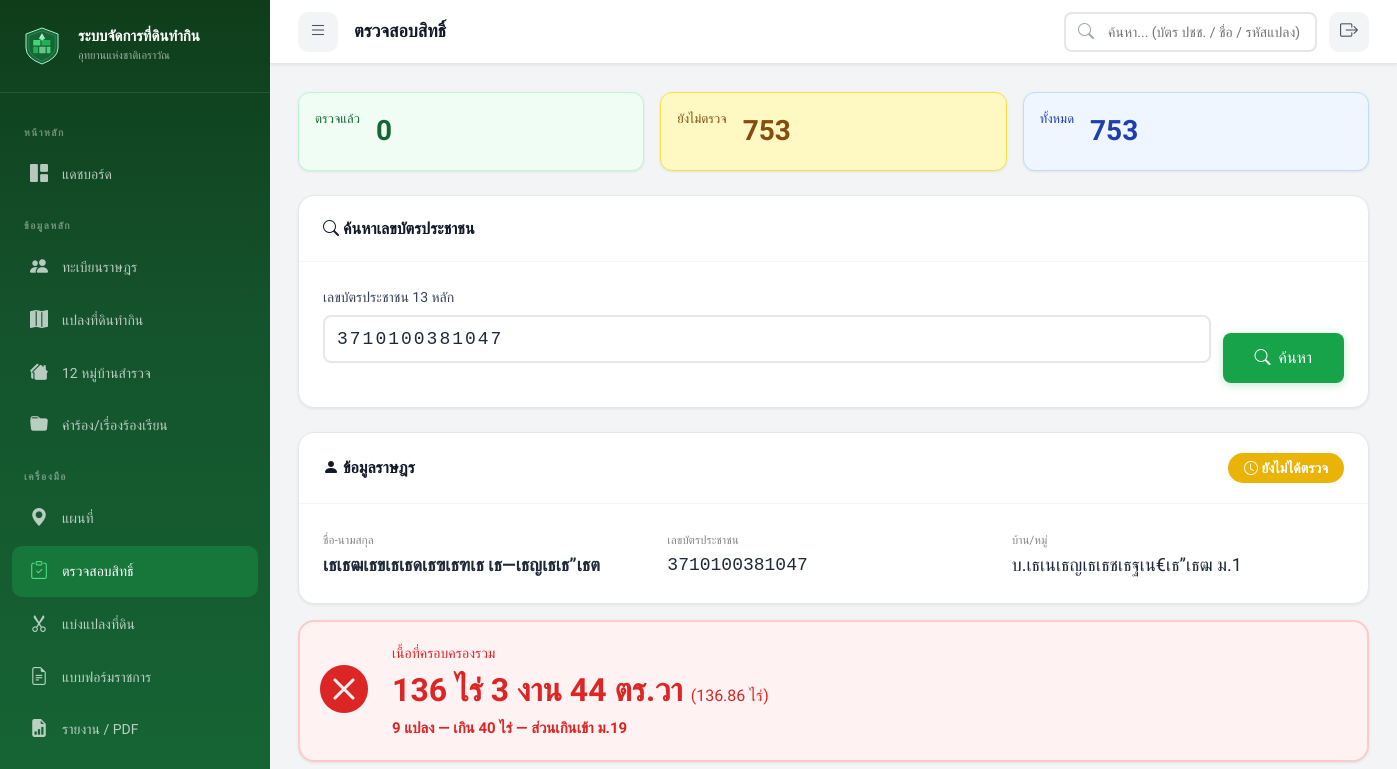
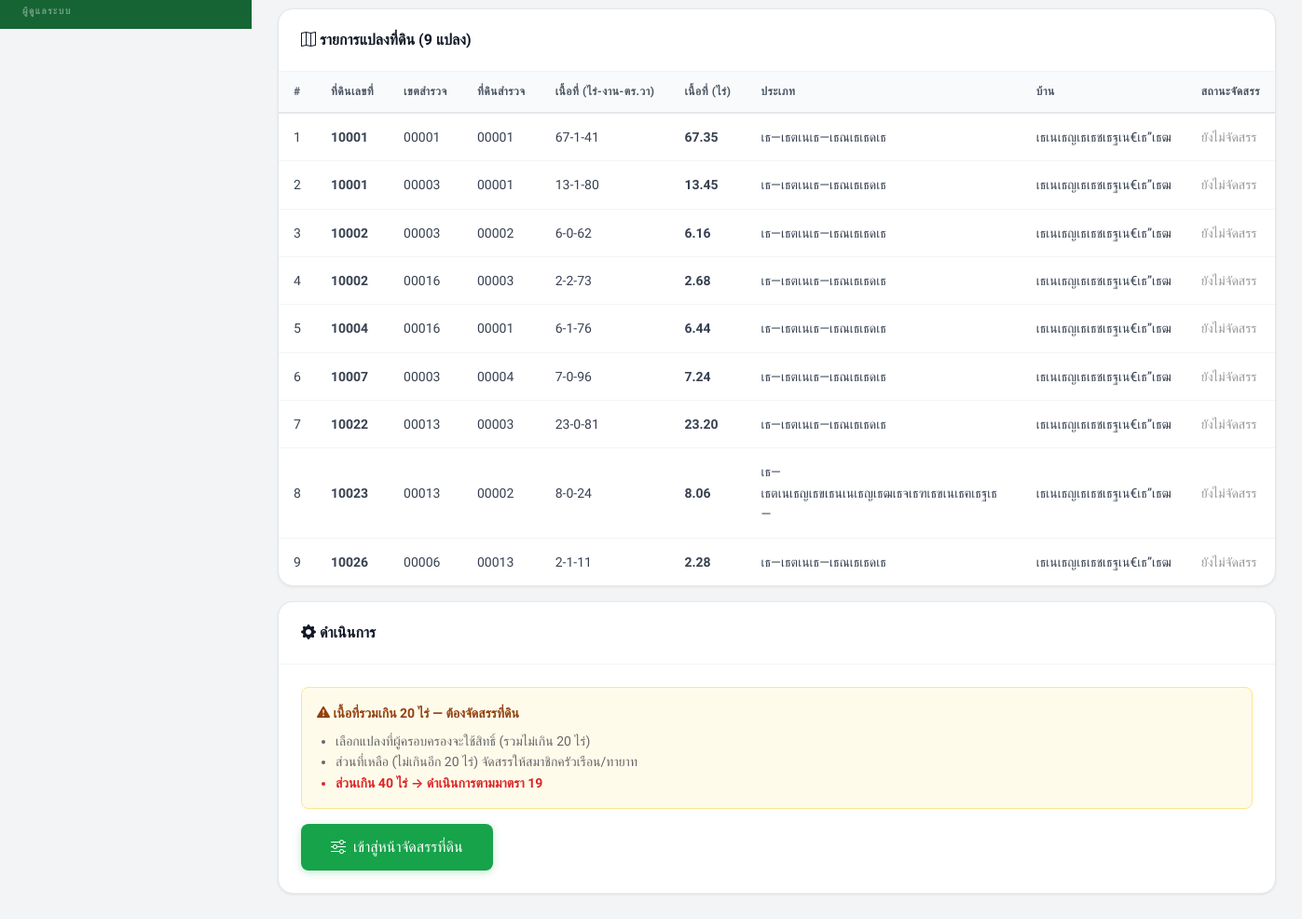
Screenshot of /index.php?page=verification&id_card=3710100381047 (signed in) with the database file from the repository (2 pictures, top to bottom).
### tables this page shows
CREATE TABLE `villagers` (
  `villager_id` int(11) NOT NULL AUTO_INCREMENT,
  `id_card_number` varchar(13) NOT NULL,
  `prefix` varchar(20) DEFAULT NULL,
  `first_name` varchar(100) NOT NULL,
  `last_name` varchar(100) NOT NULL,
  `birth_date` date DEFAULT NULL,
  `phone` varchar(15) DEFAULT NULL,
  `address` text DEFAULT NULL,
  `village_no` varchar(10) DEFAULT NULL,
  `village_name` varchar(100) DEFAULT NULL,
  `sub_district` varchar(100) DEFAULT NULL,
  `district` varchar(100) DEFAULT NULL,
  `province` varchar(100) DEFAULT NULL,
  `photo_path` varchar(500) DEFAULT NULL,
  `notes` text DEFAULT NULL,
  `qualification_status` enum('pending','passed','failed') DEFAULT 'pending',
  `qual_thai_nationality` tinyint(1) DEFAULT 1,
  `qual_continuous_residence` tinyint(1) DEFAULT 1,
  `qual_no_other_land` tinyint(1) DEFAULT 1,
  `qual_no_court_order` tinyint(1) DEFAULT 1,
  `qual_no_forest_crime` tinyint(1) DEFAULT 1,
  `qual_no_revoked_rights` tinyint(1) DEFAULT 1,
  `qualification_date` date DEFAULT NULL,
  `qualification_notes` text DEFAULT NULL,
  `created_by` int(11) DEFAULT NULL,
  `created_at` datetime DEFAULT current_timestamp(),
  `updated_at` datetime DEFAULT current_timestamp() ON UPDATE current_timestamp(),
  `verification_status` enum('pending','verified') DEFAULT 'pending',
  `verified_at` datetime DEFAULT NULL,
  `verified_by` int(11) DEFAULT NULL,
  PRIMARY KEY (`villager_id`),
  UNIQUE KEY `id_card_number` (`id_card_number`),
  KEY `created_by` (`created_by`),
  KEY `idx_id_card` (`id_card_number`),
  KEY `idx_name` (`first_name`,`last_name`),
  KEY `idx_village` (`village_name`),
  CONSTRAINT `villagers_ibfk_1` FOREIGN KEY (`created_by`) REFERENCES `users` (`user_id`) ON DELETE SET NULL
);

CREATE TABLE `land_plots` (
  `plot_id` int(11) NOT NULL AUTO_INCREMENT,
  `parent_plot_id` int(11) DEFAULT NULL,
  `allocation_type` varchar(20) DEFAULT NULL,
  `plot_code` varchar(50) NOT NULL,
  `villager_id` int(11) NOT NULL,
  `park_name` varchar(100) DEFAULT NULL,
  `zone` varchar(50) DEFAULT NULL,
  `area_rai` decimal(10,2) DEFAULT 0.00,
  `area_ngan` decimal(10,2) DEFAULT 0.00,
  `area_sqwa` decimal(10,2) DEFAULT 0.00,
  `land_use_type` enum('agriculture','residential','garden','livestock','mixed','other') DEFAULT 'agriculture',
  `crop_type` varchar(200) DEFAULT NULL,
  `latitude` decimal(10,7) DEFAULT NULL,
  `longitude` decimal(10,7) DEFAULT NULL,
  `polygon_coords` longtext DEFAULT NULL CHECK (json_valid(`polygon_coords`)),
  `occupation_since` year(4) DEFAULT NULL,
  `has_document` tinyint(1) DEFAULT 0,
  `document_type` varchar(50) DEFAULT NULL,
  `status` enum('surveyed','pending_review','temporary_permit','must_relocate','disputed') DEFAULT 'pending_review',
  `survey_date` date DEFAULT NULL,
  `surveyed_by` int(11) DEFAULT NULL,
  `plot_image_path` varchar(500) DEFAULT NULL,
  `notes` text DEFAULT NULL,
  `remark_risk` enum('not_risky','risky','risky_case','not_risky_case') DEFAULT 'not_risky',
  `watershed_class` varchar(20) DEFAULT NULL,
  `created_at` datetime DEFAULT current_timestamp(),
  `updated_at` datetime DEFAULT current_timestamp() ON UPDATE current_timestamp(),
  `code_dnp` varchar(10) DEFAULT NULL COMMENT 'เธฃเธซเธฑเธชเธเนเธฒเธญเธเธธเธฃเธฑเธเธฉเน',
  `apar_code` varchar(20) DEFAULT NULL COMMENT 'เธฃเธซเธฑเธชเนเธเธฅเธเธ—เธตเนเธเธฃเธดเธซเธฒเธฃเนเธฅเนเธง',
  `apar_no` varchar(10) DEFAULT NULL COMMENT 'เธซเธกเธฒเธขเน€เธฅเธเน€เธเธ•เนเธเธฃเธเธเธฒเธฃเธฏ',
  `num_apar` varchar(20) DEFAULT NULL COMMENT 'เธ—เธตเนเธ”เธดเธเน€เธฅเธเธ—เธตเน',
  `spar_code` varchar(20) DEFAULT NULL COMMENT 'เธฃเธซเธฑเธชเธ—เธตเนเธ”เธดเธเธชเธณเธฃเธงเธ',
  `ban_e` varchar(10) DEFAULT NULL COMMENT 'เธเธทเนเธญเธขเนเธญเธซเธกเธนเนเธเนเธฒเธเธ เธฒเธฉเธฒเธญเธฑเธเธเธคเธฉ (3 เธ•เธฑเธงเธญเธฑเธเธฉเธฃ)',
  `perimeter` decimal(10,3) DEFAULT NULL COMMENT 'เธฃเธฐเธขเธฐเธฃเธญเธเนเธเธฅเธ (เน€เธกเธ•เธฃ)',
  `ban_type` tinyint(4) DEFAULT NULL COMMENT 'เธฅเธฑเธเธฉเธ“เธฐเธซเธกเธนเนเธเนเธฒเธ (1=เนเธเน€เธเธ•, 2=เธเธญเธเน€เธเธ•เธ—เธณเธเธดเธเนเธ, 3=เธเธฒเธเน€เธเธตเนเธขเธง)',
  `num_spar` varchar(50) DEFAULT NULL COMMENT 'เน€เธฅเธเธ—เธตเนเนเธเธฅเธเธชเธณเธฃเธงเธ',
  `spar_no` varchar(10) DEFAULT NULL COMMENT 'เธฅเธณเธ”เธฑเธเธชเธณเธฃเธงเธ',
  `par_ban` varchar(50) DEFAULT NULL COMMENT 'เธเธทเนเธญเธเนเธฒเธ (เธ—เธตเนเธ•เธฑเนเธเนเธเธฅเธ)',
  `par_moo` varchar(5) DEFAULT NULL COMMENT 'เธซเธกเน (เนเธเธฅเธ)',
  `par_tam` varchar(50) DEFAULT NULL COMMENT 'เธ•เธณเธเธฅ (เนเธเธฅเธ)',
  `par_amp` varchar(50) DEFAULT NULL COMMENT 'เธญเธณเน€เธ เธญ (เนเธเธฅเธ)',
  `par_prov` varchar(50) DEFAULT NULL COMMENT 'เธเธฑเธเธซเธงเธฑเธ” (เนเธเธฅเธ)',
  `ptype` varchar(100) DEFAULT NULL COMMENT 'เธเธฃเธฐเน€เธ เธ—เธ—เธตเนเธ”เธดเธ',
  `target_fid` int(11) DEFAULT NULL COMMENT 'TARGET_FID เธญเนเธฒเธเธญเธดเธ Shapefile',
  `data_issues` text DEFAULT NULL COMMENT 'เธเธฑเธซเธฒเธเนเธญเธกเธฅเธ—เธตเนเธเธเธเธฒเธเธเธฒเธฃเธ•เธฃเธงเธเธชเธญเธ',
  PRIMARY KEY (`plot_id`),
  UNIQUE KEY `plot_code` (`plot_code`),
  KEY `surveyed_by` (`surveyed_by`),
  KEY `idx_plot_code` (`plot_code`),
  KEY `idx_villager` (`villager_id`),
  KEY `idx_status` (`status`),
  KEY `idx_coords` (`latitude`,`longitude`),
  KEY `idx_park` (`park_name`),
  KEY `idx_zone` (`zone`),
  KEY `idx_parent_plot` (`parent_plot_id`),
  CONSTRAINT `land_plots_ibfk_1` FOREIGN KEY (`villager_id`) REFERENCES `villagers` (`villager_id`) ON DELETE CASCADE,
  CONSTRAINT `land_plots_ibfk_2` FOREIGN KEY (`surveyed_by`) REFERENCES `users` (`user_id`) ON DELETE SET NULL
);

### views/verification/index.php (the view, shortened to what the rows shown need)
<?php
require_once __DIR__ . '/../../controllers/VerificationController.php';
$searchResult = null;
$searchIdCard = $_GET['id_card'] ?? '';
if ($searchIdCard) {
    $searchResult = VerificationController::searchByIdCard($searchIdCard);
}
?>
<?php if ($searchIdCard && !$searchResult): ?>
    <div class="card" style="border:2px solid #fca5a5;">
        <div class="card-body" style="text-align:center; padding:40px;">
            <i class="bi bi-person-x" style="font-size:48px; color:#dc2626;"></i>
            <h3 style="margin-top:12px; color:#dc2626;">ไม่พบข้อมูลราษฎร</h3>
            <p style="color:#666;">เลขบัตรประชาชน <strong style="font-family:monospace;"><?= htmlspecialchars($searchIdCard) ?></strong> ไม่มีในฐานข้อมูล</p>
        </div>
    </div>
<?php elseif ($searchResult): ?>
    <?php
    $v = $searchResult;
    $plots = $v['plots'];
    $area = $v['area_summary'];
    $fullName = ($v['prefix'] ?? '') . ($v['first_name'] ?? '') . ' ' . ($v['last_name'] ?? '');
    $isVerified = ($v['verification_status'] ?? 'pending') === 'verified';
    $parBan = $plots[0]['par_ban'] ?? '-';
    $parMoo = $plots[0]['par_moo'] ?? '-';
    ?>
    <div class="card" style="margin-bottom:16px; <?= $isVerified ? 'border:2px solid #22c55e;' : '' ?>">
        <div class="card-header" style="display:flex; justify-content:space-between; align-items:center;">
            <h3><i class="bi bi-person-fill"></i> ข้อมูลราษฎร</h3>
            <?php if ($isVerified): ?>
                <span style="background:#22c55e; color:#fff; padding:4px 16px; border-radius:20px; font-weight:600;">
                    <i class="bi bi-check-circle"></i> ตรวจสอบแล้ว
                </span>
            <?php else: ?>
                <span style="background:#eab308; color:#fff; padding:4px 16px; border-radius:20px; font-weight:600;">
                    <i class="bi bi-clock"></i> ยังไม่ได้ตรวจ
                </span>
            <?php endif; ?>
        </div>
        <div class="card-body">
            <div style="display:grid; grid-template-columns: 1fr 1fr 1fr; gap:12px;">
                <div>
                    <small style="color:#888;">ชื่อ-นามสกุล</small>
                    <div style="font-size:18px; font-weight:600;"><?= htmlspecialchars($fullName) ?></div>
                </div>
                <div>
                    <small style="color:#888;">เลขบัตรประชาชน</small>
                    <div style="font-size:18px; font-family:monospace;"><?= htmlspecialchars($v['id_card_number']) ?></div>
                </div>
                <div>
                    <small style="color:#888;">บ้าน/หมู่</small>
                    <div style="font-size:18px;">บ.<?= htmlspecialchars($parBan) ?> ม.<?= htmlspecialchars($parMoo) ?></div>
                </div>
            </div>
        </div>
    </div>
    <?php
    $statusColor = match($area['status']) {
        'within_20' => '#166534',
        'over_20' => '#b45309',
        'over_40' => '#dc2626',
    };
    $statusBg = match($area['status']) {
        'within_20' => '#f0fdf4',
        'over_20' => '#fffbeb',
        'over_40' => '#fef2f2',
    };
    $statusBorder = match($area['status']) {
        'within_20' => '#bbf7d0',
        'over_20' => '#fde68a',
        'over_40' => '#fecaca',
    };
    $statusIcon = match($area['status']) {
        'within_20' => 'bi-check-circle-fill',
        'over_20' => 'bi-exclamation-triangle-fill',
        'over_40' => 'bi-x-circle-fill',
    };
    ?>
    <div class="card" style="margin-bottom:16px; background:<?= $statusBg ?>; border:2px solid <?= $statusBorder ?>;">
        <div class="card-body" style="display:flex; align-items:center; gap:24px; padding:20px;">
            <i class="bi <?= $statusIcon ?>" style="font-size:48px; color:<?= $statusColor ?>;"></i>
            <div style="flex:1;">
                <div style="font-size:14px; color:<?= $statusColor ?>;">เนื้อที่ครอบครองรวม</div>
                <div style="font-size:32px; font-weight:700; color:<?= $statusColor ?>;">
                    <?= $area['rai'] ?> ไร่ <?= $area['ngan'] ?> งาน <?= $area['sqwa'] ?> ตร.วา
                    <small style="font-size:16px; font-weight:400;">(<?= number_format($area['total_in_rai'], 2) ?> ไร่)</small>
                </div>
                <div style="font-size:15px; color:<?= $statusColor ?>; font-weight:600;">
                    <?= $area['plot_count'] ?> แปลง — <?= $area['status_label'] ?>
                </div>
            </div>
        </div>
    </div>
    <div class="card" style="margin-bottom:16px;">
        <div class="card-header">
            <h3><i class="bi bi-map"></i> รายการแปลงที่ดิน (<?= count($plots) ?> แปลง)</h3>
        </div>
        <div class="card-body" style="padding:0;">
            <table class="data-table" style="width:100%;">
                <thead>
                    <tr>
                        <th>#</th>
                        <th>ที่ดินเลขที่</th>
                        <th>เขตสำรวจ</th>
                        <th>ที่ดินสำรวจ</th>
                        <th>เนื้อที่ (ไร่-งาน-ตร.วา)</th>
                        <th>เนื้อที่ (ไร่)</th>
                        <th>ประเภท</th>
                        <th>บ้าน</th>
                        <th>สถานะจัดสรร</th>
                    </tr>
                </thead>
                <tbody>
                    <?php foreach ($plots as $i => $p): ?>
                        <?php $plotRai = VerificationController::toRai((int)$p['area_rai'], (int)$p['area_ngan'], (int)$p['area_sqwa']); ?>
                        <tr>
                            <td><?= $i + 1 ?></td>
                            <td style="font-weight:600;"><?= htmlspecialchars($p['num_apar'] ?? '-') ?></td>
                            <td><?= htmlspecialchars($p['spar_no'] ?? '-') ?></td>
                            <td><?= htmlspecialchars($p['num_spar'] ?? '-') ?></td>
                            <td><?= (int)$p['area_rai'] ?>-<?= (int)$p['area_ngan'] ?>-<?= (int)$p['area_sqwa'] ?></td>
                            <td style="font-weight:600;"><?= number_format($plotRai, 2) ?></td>
                            <td><?= htmlspecialchars($p['ptype'] ?? '-') ?></td>
                            <td><?= htmlspecialchars($p['par_ban'] ?? '-') ?></td>
                            <td>
                                <?php
                                $atype = $p['allocation_type'] ?? 'unallocated';
                                $atypeLabel = match($atype) {
                                    'owner' => '<span style="color:#166534;">✓ ผู้ครอบครอง</span>',
                                    'heir' => '<span style="color:#2563eb;">→ ทายาท</span>',
                                    'section19' => '<span style="color:#dc2626;">ม.19</span>',
                                    default => '<span style="color:#999;">ยังไม่จัดสรร</span>',
                                };
                                echo $atypeLabel;
                                ?>
                            </td>
                        </tr>
                    <?php endforeach; ?>
                </tbody>
            </table>
        </div>
    </div>
    <?php if (!$isVerified): ?>
    <div class="card">
        <div class="card-header">
            <h3><i class="bi bi-gear-fill"></i> ดำเนินการ</h3>
        </div>
        <div class="card-body">
            <?php if ($area['status'] === 'within_20'): ?>
                <div style="background:#f0fdf4; border:1px solid #bbf7d0; border-radius:8px; padding:16px; margin-bottom:16px;">
                    <p style="color:#166534; font-weight:600; margin-bottom:8px;">
                        <i class="bi bi-check-circle-fill"></i> เนื้อที่รวมไม่เกิน 20 ไร่ — สามารถยืนยันสิทธิ์ได้ทันที
                    </p>
                    <p style="color:#666; font-size:14px;">เมื่อกดยืนยัน ระบบจะบันทึกว่าราษฎรผ่านการตรวจสอบ และสามารถพิมพ์หนังสือรับรองตนเองได้</p>
                </div>
                <form method="POST" action="index.php?page=verification&action=verify_simple" style="display:flex; gap:12px;">
                    <input type="hidden" name="csrf_token" value="<?= $_SESSION['csrf_token'] ?? '' ?>">
                    <input type="hidden" name="villager_id" value="<?= $v['villager_id'] ?>">
                    <button type="submit" class="btn btn-primary" style="padding:12px 32px; font-size:16px;">
                        <i class="bi bi-check-lg"></i> ยืนยันสิทธิ์ — ออกหนังสือรับรอง
                    </button>
                </form>
            <?php else: ?>
                <div style="background:#fffbeb; border:1px solid #fde68a; border-radius:8px; padding:16px; margin-bottom:16px;">
                    <p style="color:#92400e; font-weight:600; margin-bottom:8px;">
                        <i class="bi bi-exclamation-triangle-fill"></i>
                        เนื้อที่รวมเกิน 20 ไร่ — ต้องจัดสรรที่ดิน
                    </p>
                    <ul style="color:#666; font-size:14px; margin:0; padding-left:20px;">
                        <li>เลือกแปลงที่ผู้ครอบครองจะใช้สิทธิ์ (รวมไม่เกิน 20 ไร่)</li>
                        <li>ส่วนที่เหลือ (ไม่เกินอีก 20 ไร่) จัดสรรให้สมาชิกครัวเรือน/ทายาท</li>
                        <?php if ($area['status'] === 'over_40'): ?>
                            <li style="color:#dc2626; font-weight:600;">ส่วนเกิน 40 ไร่ → ดำเนินการตามมาตรา 19</li>
                        <?php endif; ?>
                    </ul>
                </div>
                <a href="index.php?page=verification&action=process&id=<?= $v['villager_id'] ?>"
                   class="btn btn-primary" style="padding:12px 32px; font-size:16px; text-decoration:none;">
                    <i class="bi bi-sliders"></i> เข้าสู่หน้าจัดสรรที่ดิน
                </a>
            <?php endif; ?>
        </div>
    </div>
    <?php endif; ?>
<?php endif; ?>

### rows the page displays
villagers: fullName "เธเธฒเธขเธเธดเธฃเธฑเธ เธ—เธญเธเธ”เธต", id_card_number "3710100381047"
land_plots: par_ban "เธเนเธญเธเธชเธฐเน€เธ”เธฒ", par_moo "1", num_apar "10001", spar_no "00001", num_spar "00001", area_rai "67", area_ngan "1", area_sqwa "41", plotRai "67.35", ptype "เธ—เธตเนเธ—เธณเธเธดเธ", allocation_type "ยังไม่จัดสรร"
land_plots: num_apar "10001", spar_no "00003", num_spar "00001", area_rai "13", area_ngan "1", area_sqwa "80", plotRai "13.45", ptype "เธ—เธตเนเธ—เธณเธเธดเธ", par_ban "เธเนเธญเธเธชเธฐเน€เธ”เธฒ", allocation_type "ยังไม่จัดสรร"
land_plots: num_apar "10002", spar_no "00003", num_spar "00002", area_rai "6", area_ngan "0", area_sqwa "62", plotRai "6.16", ptype "เธ—เธตเนเธ—เธณเธเธดเธ", par_ban "เธเนเธญเธเธชเธฐเน€เธ”เธฒ", allocation_type "ยังไม่จัดสรร"
land_plots: num_apar "10002", spar_no "00016", num_spar "00003", area_rai "2", area_ngan "2", area_sqwa "73", plotRai "2.68", ptype "เธ—เธตเนเธ—เธณเธเธดเธ", par_ban "เธเนเธญเธเธชเธฐเน€เธ”เธฒ", allocation_type "ยังไม่จัดสรร"
land_plots: num_apar "10004", spar_no "00016", num_spar "00001", area_rai "6", area_ngan "1", area_sqwa "76", plotRai "6.44", ptype "เธ—เธตเนเธ—เธณเธเธดเธ", par_ban "เธเนเธญเธเธชเธฐเน€เธ”เธฒ", allocation_type "ยังไม่จัดสรร"
land_plots: num_apar "10007", spar_no "00003", num_spar "00004", area_rai "7", area_ngan "0", area_sqwa "96", plotRai "7.24", ptype "เธ—เธตเนเธ—เธณเธเธดเธ", par_ban "เธเนเธญเธเธชเธฐเน€เธ”เธฒ", allocation_type "ยังไม่จัดสรร"
land_plots: num_apar "10022", spar_no "00013", num_spar "00003", area_rai "23", area_ngan "0", area_sqwa "81", plotRai "23.20", ptype "เธ—เธตเนเธ—เธณเธเธดเธ", par_ban "เธเนเธญเธเธชเธฐเน€เธ”เธฒ", allocation_type "ยังไม่จัดสรร"
land_plots: num_apar "10023", spar_no "00013", num_spar "00002", area_rai "8", area_ngan "0", area_sqwa "24", plotRai "8.06", ptype "เธ—เธตเนเธญเธขเธนเนเธญเธฒเธจเธฑเธขเนเธฅเธฐเธ—", par_ban "เธเนเธญเธเธชเธฐเน€เธ”เธฒ", allocation_type "ยังไม่จัดสรร"
land_plots: num_apar "10026", spar_no "00006", num_spar "00013", area_rai "2", area_ngan "1", area_sqwa "11", plotRai "2.28", ptype "เธ—เธตเนเธ—เธณเธเธดเธ", par_ban "เธเนเธญเธเธชเธฐเน€เธ”เธฒ", allocation_type "ยังไม่จัดสรร"

### other values shown
APP_NAME "ระบบจัดการที่ดินทำกิน"
APP_SUBTITLE "อุทยานแห่งชาติเอราวัณ"
$pageTitle "ตรวจสอบสิทธิ์"
$stats['verified'] "0"
$stats['pending'] "753"
$stats['total'] "753"
$area['rai'] "136"
$area['ngan'] "3"
$area['sqwa'] "44"
$area['total_in_rai'] "136.86"
$area['plot_count'] "9"
$area['status_label'] "เกิน 40 ไร่ — ส่วนเกินเข้า ม.19"
count($plots) "9"
